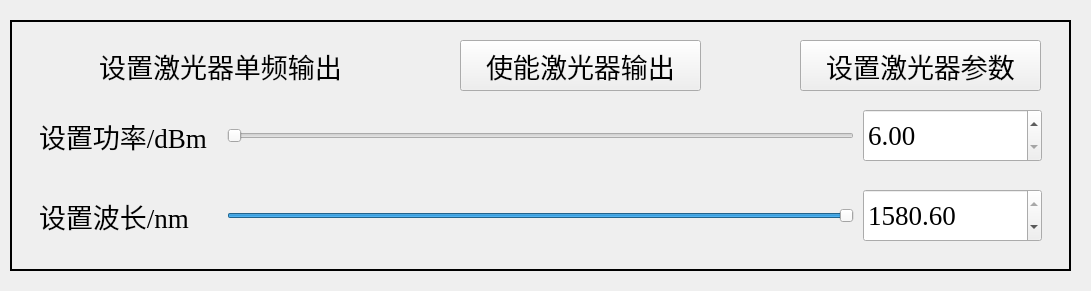
       <widget class="QWidget" name="widgetSetSnglFreqOutputLaser_1" native="true">
        <property name="geometry">
         <rect>
          <x>30</x>
          <y>100</y>
          <width>1091</width>
          <height>291</height>
         </rect>
        </property>
        <widget class="QLabel" name="labelSnglFreqTitleLaser_1">
         <property name="geometry">
          <rect>
           <x>60</x>
           <y>40</y>
           <width>321</width>
           <height>51</height>
          </rect>
         </property>
         <property name="sizePolicy">
          <sizepolicy hsizetype="Ignored" vsizetype="Ignored">
           <horstretch>0</horstretch>
           <verstretch>0</verstretch>
          </sizepolicy>
         </property>
         <property name="font">
          <font>
           <family>Times New Roman</family>
           <pointsize>20</pointsize>
          </font>
         </property>
         <property name="text">
          <string>设置激光器单频输出</string>
         </property>
         <property name="alignment">
          <set>Qt::AlignCenter</set>
         </property>
        </widget>
        <widget class="QLabel" name="labelBgSnglFreqTitleLaser_1">
         <property name="geometry">
          <rect>
           <x>10</x>
           <y>20</y>
           <width>1061</width>
           <height>251</height>
          </rect>
         </property>
         <property name="sizePolicy">
          <sizepolicy hsizetype="Ignored" vsizetype="Ignored">
           <horstretch>0</horstretch>
           <verstretch>0</verstretch>
          </sizepolicy>
         </property>
         <property name="font">
          <font>
           <family>Times New Roman</family>
           <pointsize>20</pointsize>
          </font>
         </property>
         <property name="frameShape">
          <enum>QFrame::WinPanel</enum>
         </property>
         <property name="text">
          <string/>
         </property>
         <property name="alignment">
          <set>Qt::AlignCenter</set>
         </property>
        </widget>
        <widget class="QWidget" name="horizontalLayoutWidget_3">
         <property name="geometry">
          <rect>
           <x>30</x>
           <y>100</y>
           <width>1021</width>
           <height>71</height>
          </rect>
         </property>
         <layout class="QHBoxLayout" name="horizontalLayoutSnglFreqSetPwrLaser_1" stretch="2,7,2">
          <property name="spacing">
           <number>9</number>
          </property>
          <property name="leftMargin">
           <number>9</number>
          </property>
          <property name="topMargin">
           <number>9</number>
          </property>
          <property name="rightMargin">
           <number>9</number>
          </property>
          <property name="bottomMargin">
           <number>9</number>
          </property>
          <item>
           <widget class="QLabel" name="labelSnglFreqSetPwrLaser_1">
            <property name="sizePolicy">
             <sizepolicy hsizetype="Ignored" vsizetype="Ignored">
              <horstretch>0</horstretch>
              <verstretch>0</verstretch>
             </sizepolicy>
            </property>
            <property name="font">
             <font>
              <family>Times New Roman</family>
              <pointsize>20</pointsize>
             </font>
            </property>
            <property name="text">
             <string>设置功率/dBm</string>
            </property>
           </widget>
          </item>
          <item>
           <widget class="QSlider" name="horizontalSliderSnglFreqSetPwrLaser_1">
            <property name="minimum">
             <number>600</number>
            </property>
            <property name="maximum">
             <number>1350</number>
            </property>
            <property name="pageStep">
             <number>50</number>
            </property>
            <property name="orientation">
             <enum>Qt::Horizontal</enum>
            </property>
           </widget>
          </item>
          <item>
           <widget class="QDoubleSpinBox" name="doubleSpinBoxSnglFreqSetPwrLaser_1">
            <property name="sizePolicy">
             <sizepolicy hsizetype="Ignored" vsizetype="Ignored">
              <horstretch>0</horstretch>
              <verstretch>0</verstretch>
             </sizepolicy>
            </property>
            <property name="font">
             <font>
              <family>Times New Roman</family>
              <pointsize>20</pointsize>
             </font>
            </property>
            <property name="decimals">
             <number>2</number>
            </property>
            <property name="minimum">
             <double>6.000000000000000</double>
            </property>
            <property name="maximum">
             <double>13.500000000000000</double>
            </property>
            <property name="singleStep">
             <double>0.010000000000000</double>
            </property>
            <property name="value">
             <double>6.000000000000000</double>
            </property>
           </widget>
          </item>
         </layout>
        </widget>
        <widget class="QWidget" name="horizontalLayoutWidget_4">
         <property name="geometry">
          <rect>
           <x>30</x>
           <y>180</y>
           <width>1021</width>
           <height>71</height>
          </rect>
         </property>
         <layout class="QHBoxLayout" name="horizontalLayoutSnglFreqSetWvlnLaser_1" stretch="2,7,2">
          <property name="spacing">
           <number>9</number>
          </property>
          <property name="leftMargin">
           <number>9</number>
          </property>
          <property name="topMargin">
           <number>9</number>
          </property>
          <property name="rightMargin">
           <number>9</number>
          </property>
          <property name="bottomMargin">
           <number>9</number>
          </property>
          <item>
           <widget class="QLabel" name="labelSnglFreqSetWvlnLaser_1">
            <property name="sizePolicy">
             <sizepolicy hsizetype="Ignored" vsizetype="Ignored">
              <horstretch>0</horstretch>
              <verstretch>0</verstretch>
             </sizepolicy>
            </property>
            <property name="font">
             <font>
              <family>Times New Roman</family>
              <pointsize>20</pointsize>
             </font>
            </property>
            <property name="text">
             <string>设置波长/nm</string>
            </property>
           </widget>
          </item>
          <item>
           <widget class="QSlider" name="horizontalSliderSnglFreqSetWvlnLaser_1">
            <property name="minimum">
             <number>15209</number>
            </property>
            <property name="maximum">
             <number>15806</number>
            </property>
            <property name="singleStep">
             <number>1</number>
            </property>
            <property name="value">
             <number>15806</number>
            </property>
            <property name="orientation">
             <enum>Qt::Horizontal</enum>
            </property>
           </widget>
          </item>
          <item>
           <widget class="QDoubleSpinBox" name="doubleSpinBoxSnglFreqSetWvlnLaser_1">
            <property name="sizePolicy">
             <sizepolicy hsizetype="Ignored" vsizetype="Ignored">
              <horstretch>0</horstretch>
              <verstretch>0</verstretch>
             </sizepolicy>
            </property>
            <property name="font">
             <font>
              <family>Times New Roman</family>
              <pointsize>20</pointsize>
             </font>
            </property>
            <property name="decimals">
             <number>2</number>
            </property>
            <property name="minimum">
             <double>1520.900000000000091</double>
            </property>
            <property name="maximum">
             <double>1580.599999999999909</double>
            </property>
            <property name="singleStep">
             <double>0.100000000000000</double>
            </property>
            <property name="value">
             <double>1580.599999999999909</double>
            </property>
           </widget>
          </item>
         </layout>
        </widget>
        <widget class="QPushButton" name="pushButtonSnglFreqEnableLaser_1">
         <property name="enabled">
          <bool>true</bool>
         </property>
         <property name="geometry">
          <rect>
           <x>460</x>
           <y>40</y>
           <width>241</width>
           <height>51</height>
          </rect>
         </property>
         <property name="sizePolicy">
          <sizepolicy hsizetype="Ignored" vsizetype="Ignored">
           <horstretch>0</horstretch>
           <verstretch>0</verstretch>
          </sizepolicy>
         </property>
         <property name="font">
          <font>
           <family>Times New Roman</family>
           <pointsize>20</pointsize>
          </font>
         </property>
         <property name="text">
          <string>使能激光器输出</string>
         </property>
        </widget>
        <widget class="QPushButton" name="pushButtonSnglFreqSetLaser_1">
         <property name="geometry">
          <rect>
           <x>800</x>
           <y>40</y>
           <width>241</width>
           <height>51</height>
          </rect>
         </property>
         <property name="sizePolicy">
          <sizepolicy hsizetype="Ignored" vsizetype="Ignored">
           <horstretch>0</horstretch>
           <verstretch>0</verstretch>
          </sizepolicy>
         </property>
         <property name="font">
          <font>
           <family>Times New Roman</family>
           <pointsize>20</pointsize>
          </font>
         </property>
         <property name="text">
          <string>设置激光器参数</string>
         </property>
        </widget>
        <zorder>labelBgSnglFreqTitleLaser_1</zorder>
        <zorder>labelSnglFreqTitleLaser_1</zorder>
        <zorder>horizontalLayoutWidget_3</zorder>
        <zorder>horizontalLayoutWidget_4</zorder>
        <zorder>pushButtonSnglFreqEnableLaser_1</zorder>
        <zorder>pushButtonSnglFreqSetLaser_1</zorder>
       </widget>
